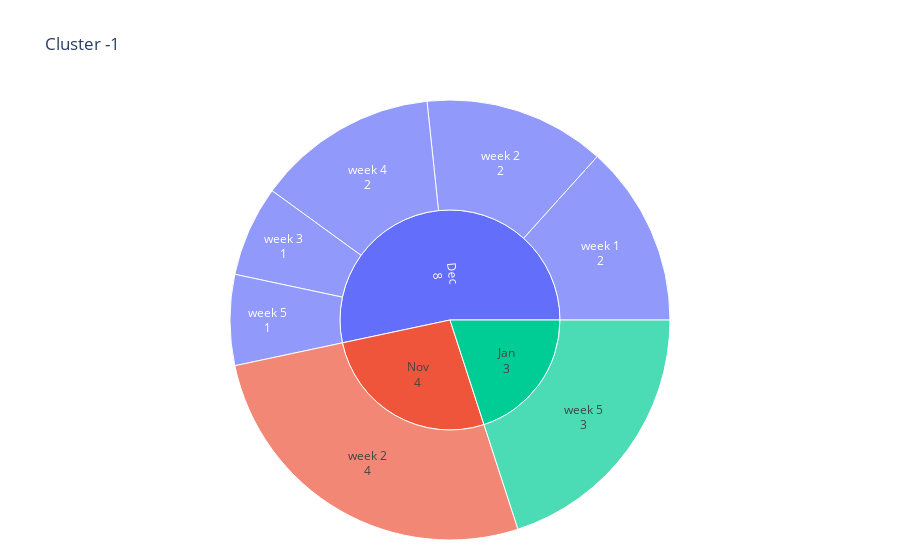
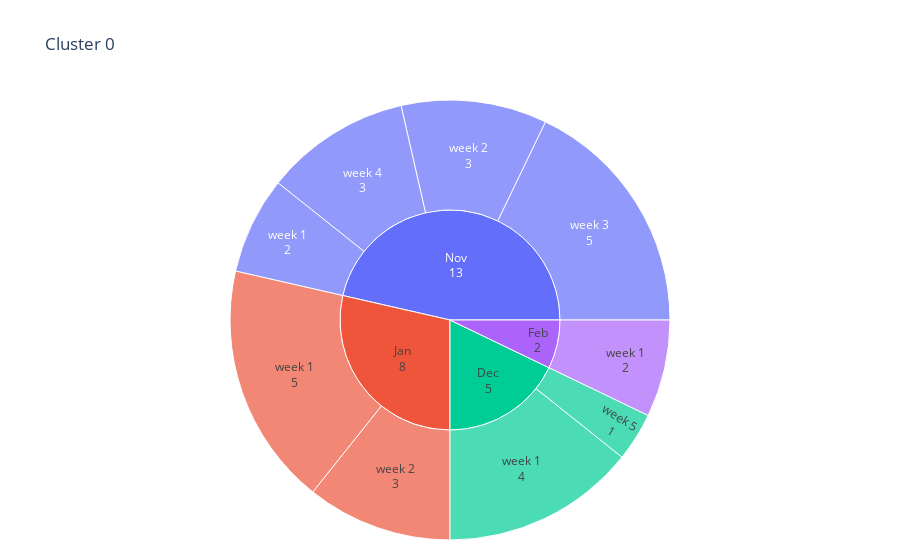
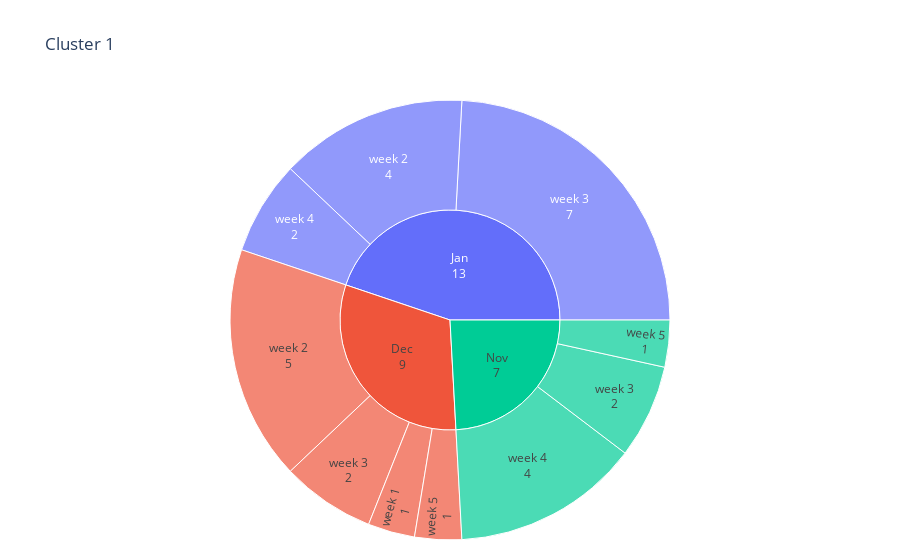
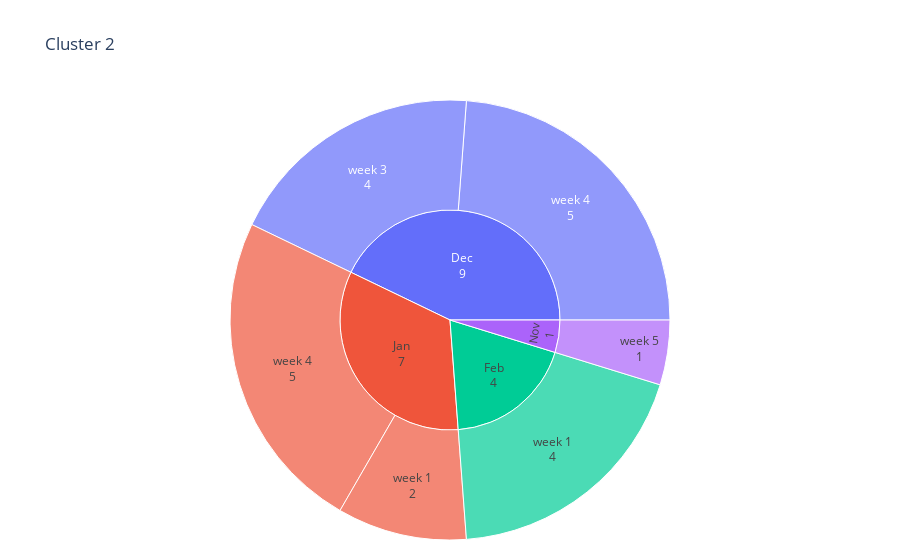

Notebook source saved alongside these figures, in order:
### Code cell
analyse_cluster(dbscan_clusters)

### Figure 1 — Plotly figure (JSON) as saved in the notebook; plotly's stock layout.template omitted (floating-point values rounded to 4 significant figures)
{"data": [{"branchvalues": "total", "domain": {"x": [0, 1], "y": [0, 1]}, "hovertemplate": "labels=%{label}<br>value=%{value}<br>parent=%{parent}<br>id=%{id}<extra></extra>", "ids": ["Dec/week 1", "Dec/week 2", "Nov/week 2", "Dec/week 3", "Dec/week 4", "Dec/week 5", "Jan/week 5", "Dec", "Jan", "Nov"], "labels": ["week 1", "week 2", "week 2", "week 3", "week 4", "week 5", "week 5", "Dec", "Jan", "Nov"], "name": "", "parents": ["Dec", "Dec", "Nov", "Dec", "Dec", "Dec", "Jan", "", "", ""], "textinfo": "label+value", "type": "sunburst", "values": [2, 2, 4, 1, 2, 1, 3, 8, 3, 4]}], "layout": {"legend": {"tracegroupgap": 0}, "margin": {"b": 20, "l": 20, "r": 20, "t": 100}, "title": {"text": "Cluster -1"}}}

### Figure 2 — Plotly figure (JSON) as saved in the notebook; plotly's stock layout.template omitted (floating-point values rounded to 4 significant figures)
{"data": [{"branchvalues": "total", "domain": {"x": [0, 1], "y": [0, 1]}, "hovertemplate": "labels=%{label}<br>value=%{value}<br>parent=%{parent}<br>id=%{id}<extra></extra>", "ids": ["Dec/week 1", "Feb/week 1", "Jan/week 1", "Nov/week 1", "Jan/week 2", "Nov/week 2", "Nov/week 3", "Nov/week 4", "Dec/week 5", "Dec", "Feb", "Jan", "Nov"], "labels": ["week 1", "week 1", "week 1", "week 1", "week 2", "week 2", "week 3", "week 4", "week 5", "Dec", "Feb", "Jan", "Nov"], "name": "", "parents": ["Dec", "Feb", "Jan", "Nov", "Jan", "Nov", "Nov", "Nov", "Dec", "", "", "", ""], "textinfo": "label+value", "type": "sunburst", "values": [4, 2, 5, 2, 3, 3, 5, 3, 1, 5, 2, 8, 13]}], "layout": {"legend": {"tracegroupgap": 0}, "margin": {"b": 20, "l": 20, "r": 20, "t": 100}, "title": {"text": "Cluster 0"}}}

### Figure 3 — Plotly figure (JSON) as saved in the notebook; plotly's stock layout.template omitted (floating-point values rounded to 4 significant figures)
{"data": [{"branchvalues": "total", "domain": {"x": [0, 1], "y": [0, 1]}, "hovertemplate": "labels=%{label}<br>value=%{value}<br>parent=%{parent}<br>id=%{id}<extra></extra>", "ids": ["Dec/week 1", "Dec/week 2", "Jan/week 2", "Dec/week 3", "Jan/week 3", "Nov/week 3", "Jan/week 4", "Nov/week 4", "Dec/week 5", "Nov/week 5", "Dec", "Jan", "Nov"], "labels": ["week 1", "week 2", "week 2", "week 3", "week 3", "week 3", "week 4", "week 4", "week 5", "week 5", "Dec", "Jan", "Nov"], "name": "", "parents": ["Dec", "Dec", "Jan", "Dec", "Jan", "Nov", "Jan", "Nov", "Dec", "Nov", "", "", ""], "textinfo": "label+value", "type": "sunburst", "values": [1, 5, 4, 2, 7, 2, 2, 4, 1, 1, 9, 13, 7]}], "layout": {"legend": {"tracegroupgap": 0}, "margin": {"b": 20, "l": 20, "r": 20, "t": 100}, "title": {"text": "Cluster 1"}}}

### Figure 4 — Plotly figure (JSON) as saved in the notebook; plotly's stock layout.template omitted (floating-point values rounded to 4 significant figures)
{"data": [{"branchvalues": "total", "domain": {"x": [0, 1], "y": [0, 1]}, "hovertemplate": "labels=%{label}<br>value=%{value}<br>parent=%{parent}<br>id=%{id}<extra></extra>", "ids": ["Feb/week 1", "Jan/week 1", "Dec/week 3", "Dec/week 4", "Jan/week 4", "Nov/week 5", "Dec", "Feb", "Jan", "Nov"], "labels": ["week 1", "week 1", "week 3", "week 4", "week 4", "week 5", "Dec", "Feb", "Jan", "Nov"], "name": "", "parents": ["Feb", "Jan", "Dec", "Dec", "Jan", "Nov", "", "", "", ""], "textinfo": "label+value", "type": "sunburst", "values": [4, 2, 4, 5, 5, 1, 9, 4, 7, 1]}], "layout": {"legend": {"tracegroupgap": 0}, "margin": {"b": 20, "l": 20, "r": 20, "t": 100}, "title": {"text": "Cluster 2"}}}
